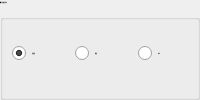
           <widget class="QGroupBox" name="groupBoxRotate">
            <property name="sizePolicy">
             <sizepolicy hsizetype="Expanding" vsizetype="Preferred">
              <horstretch>0</horstretch>
              <verstretch>0</verstretch>
             </sizepolicy>
            </property>
            <property name="maximumSize">
             <size>
              <width>16777215</width>
              <height>16777215</height>
             </size>
            </property>
            <property name="font">
             <font>
              <family>微软雅黑</family>
              <pointsize>-1</pointsize>
              <weight>50</weight>
              <italic>false</italic>
              <bold>false</bold>
             </font>
            </property>
            <property name="title">
             <string>横行时倒角状态</string>
            </property>
            <layout class="QHBoxLayout" name="horizontalLayoutRotateTravel">
             <property name="leftMargin">
              <number>9</number>
             </property>
             <property name="topMargin">
              <number>2</number>
             </property>
             <property name="rightMargin">
              <number>2</number>
             </property>
             <property name="bottomMargin">
              <number>2</number>
             </property>
             <item>
              <widget class="xRadioButton" name="radioButtonNoLimit">
               <property name="sizePolicy">
                <sizepolicy hsizetype="Minimum" vsizetype="Fixed">
                 <horstretch>0</horstretch>
                 <verstretch>0</verstretch>
                </sizepolicy>
               </property>
               <property name="minimumSize">
                <size>
                 <width>0</width>
                 <height>50</height>
                </size>
               </property>
               <property name="maximumSize">
                <size>
                 <width>16777215</width>
                 <height>50</height>
                </size>
               </property>
               <property name="font">
                <font>
                 <family>微软雅黑</family>
                 <pointsize>-1</pointsize>
                 <weight>50</weight>
                 <italic>false</italic>
                 <bold>false</bold>
                </font>
               </property>
               <property name="focusPolicy">
                <enum>Qt::NoFocus</enum>
               </property>
               <property name="text">
                <string>不限制</string>
               </property>
               <property name="checked">
                <bool>true</bool>
               </property>
              </widget>
             </item>
             <item>
              <widget class="xRadioButton" name="radioButtonRotVer">
               <property name="sizePolicy">
                <sizepolicy hsizetype="Minimum" vsizetype="Fixed">
                 <horstretch>0</horstretch>
                 <verstretch>0</verstretch>
                </sizepolicy>
               </property>
               <property name="minimumSize">
                <size>
                 <width>0</width>
                 <height>50</height>
                </size>
               </property>
               <property name="maximumSize">
                <size>
                 <width>16777215</width>
                 <height>50</height>
                </size>
               </property>
               <property name="font">
                <font>
                 <family>微软雅黑</family>
                 <pointsize>-1</pointsize>
                 <weight>50</weight>
                 <italic>false</italic>
                 <bold>false</bold>
                </font>
               </property>
               <property name="focusPolicy">
                <enum>Qt::NoFocus</enum>
               </property>
               <property name="text">
                <string>垂直</string>
               </property>
               <property name="checked">
                <bool>false</bool>
               </property>
              </widget>
             </item>
             <item>
              <widget class="xRadioButton" name="radioButtonRotHor">
               <property name="sizePolicy">
                <sizepolicy hsizetype="Minimum" vsizetype="Fixed">
                 <horstretch>0</horstretch>
                 <verstretch>0</verstretch>
                </sizepolicy>
               </property>
               <property name="minimumSize">
                <size>
                 <width>0</width>
                 <height>50</height>
                </size>
               </property>
               <property name="maximumSize">
                <size>
                 <width>16777215</width>
                 <height>50</height>
                </size>
               </property>
               <property name="font">
                <font>
                 <family>微软雅黑</family>
                 <pointsize>-1</pointsize>
                 <weight>50</weight>
                 <italic>false</italic>
                 <bold>false</bold>
                </font>
               </property>
               <property name="focusPolicy">
                <enum>Qt::NoFocus</enum>
               </property>
               <property name="text">
                <string>水平</string>
               </property>
               <property name="checked">
                <bool>false</bool>
               </property>
              </widget>
             </item>
            </layout>
           </widget>
